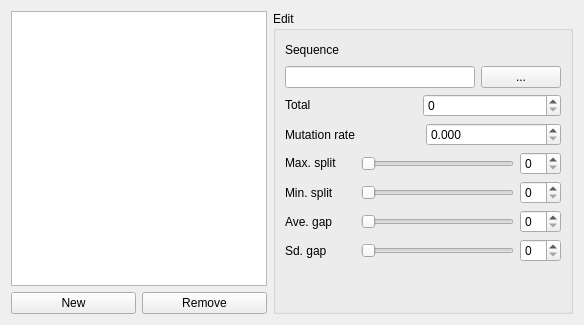
               <widget class="QWidget" name="tab_2">
                <attribute name="title">
                 <string>Inserts</string>
                </attribute>
                <layout class="QVBoxLayout" name="verticalLayout_32">
                 <item>
                  <layout class="QHBoxLayout" name="horizontalLayout_16">
                   <item>
                    <layout class="QVBoxLayout" name="verticalLayout_5">
                     <item>
                      <widget class="QTableView" name="table_inserts">
                       <property name="minimumSize">
                        <size>
                         <width>0</width>
                         <height>100</height>
                        </size>
                       </property>
                       <property name="maximumSize">
                        <size>
                         <width>16777215</width>
                         <height>16777215</height>
                        </size>
                       </property>
                      </widget>
                     </item>
                     <item>
                      <layout class="QHBoxLayout" name="horizontalLayout_8">
                       <item>
                        <widget class="QPushButton" name="btn_new_insert">
                         <property name="text">
                          <string>New</string>
                         </property>
                        </widget>
                       </item>
                       <item>
                        <widget class="QPushButton" name="btn_rm_insert">
                         <property name="text">
                          <string>Remove</string>
                         </property>
                        </widget>
                       </item>
                      </layout>
                     </item>
                    </layout>
                   </item>
                   <item>
                    <widget class="QGroupBox" name="group_insert_edit">
                     <property name="minimumSize">
                      <size>
                       <width>300</width>
                       <height>0</height>
                      </size>
                     </property>
                     <property name="title">
                      <string>Edit</string>
                     </property>
                     <layout class="QVBoxLayout" name="verticalLayout_14">
                      <item>
                       <layout class="QVBoxLayout" name="verticalLayout_13">
                        <item>
                         <layout class="QVBoxLayout" name="verticalLayout_12">
                          <item>
                           <widget class="QLabel" name="label_insert_seq">
                            <property name="minimumSize">
                             <size>
                              <width>0</width>
                              <height>20</height>
                             </size>
                            </property>
                            <property name="text">
                             <string>Sequence</string>
                            </property>
                           </widget>
                          </item>
                          <item>
                           <layout class="QHBoxLayout" name="horizontalLayout_15">
                            <item>
                             <widget class="QLineEdit" name="lineEdit_insert_seq">
                              <property name="text">
                               <string/>
                              </property>
                              <property name="maxLength">
                               <number>10000000</number>
                              </property>
                             </widget>
                            </item>
                            <item>
                             <widget class="QPushButton" name="btn_insert_open_sequence">
                              <property name="text">
                               <string>...</string>
                              </property>
                             </widget>
                            </item>
                           </layout>
                          </item>
                         </layout>
                        </item>
                        <item>
                         <layout class="QHBoxLayout" name="max_split_2">
                          <item>
                           <widget class="QLabel" name="label_insert_total">
                            <property name="minimumSize">
                             <size>
                              <width>70</width>
                              <height>20</height>
                             </size>
                            </property>
                            <property name="maximumSize">
                             <size>
                              <width>80</width>
                              <height>20</height>
                             </size>
                            </property>
                            <property name="text">
                             <string>Total</string>
                            </property>
                           </widget>
                          </item>
                          <item>
                           <spacer name="horizontalSpacer">
                            <property name="orientation">
                             <enum>Qt::Horizontal</enum>
                            </property>
                            <property name="sizeHint" stdset="0">
                             <size>
                              <width>40</width>
                              <height>20</height>
                             </size>
                            </property>
                           </spacer>
                          </item>
                          <item>
                           <widget class="QSpinBox" name="spinBox_insert_total">
                            <property name="minimumSize">
                             <size>
                              <width>138</width>
                              <height>0</height>
                             </size>
                            </property>
                            <property name="maximumSize">
                             <size>
                              <width>16777215</width>
                              <height>16777215</height>
                             </size>
                            </property>
                           </widget>
                          </item>
                         </layout>
                        </item>
                        <item>
                         <layout class="QHBoxLayout" name="horizontalLayout_14">
                          <item>
                           <widget class="QLabel" name="label_insert_mutation_rate">
                            <property name="text">
                             <string>Mutation rate</string>
                            </property>
                           </widget>
                          </item>
                          <item>
                           <widget class="QDoubleSpinBox" name="doubleSpinBox_insert_mut_rate">
                            <property name="decimals">
                             <number>3</number>
                            </property>
                            <property name="maximum">
                             <double>1.000000000000000</double>
                            </property>
                            <property name="singleStep">
                             <double>0.001000000000000</double>
                            </property>
                           </widget>
                          </item>
                         </layout>
                        </item>
                        <item>
                         <layout class="QHBoxLayout" name="max_split">
                          <item>
                           <widget class="QLabel" name="label_insert_max_split">
                            <property name="minimumSize">
                             <size>
                              <width>70</width>
                              <height>20</height>
                             </size>
                            </property>
                            <property name="maximumSize">
                             <size>
                              <width>80</width>
                              <height>20</height>
                             </size>
                            </property>
                            <property name="text">
                             <string>Max. split</string>
                            </property>
                           </widget>
                          </item>
                          <item>
                           <widget class="QSlider" name="horizontalSlider_insert_max_split">
                            <property name="orientation">
                             <enum>Qt::Horizontal</enum>
                            </property>
                           </widget>
                          </item>
                          <item>
                           <widget class="QSpinBox" name="spinBox_insert_max_split"/>
                          </item>
                         </layout>
                        </item>
                        <item>
                         <layout class="QHBoxLayout" name="min_split">
                          <item>
                           <widget class="QLabel" name="label_insert_min_split">
                            <property name="minimumSize">
                             <size>
                              <width>70</width>
                              <height>20</height>
                             </size>
                            </property>
                            <property name="text">
                             <string>Min. split</string>
                            </property>
                           </widget>
                          </item>
                          <item>
                           <widget class="QSlider" name="horizontalSlider_insert_min_split">
                            <property name="orientation">
                             <enum>Qt::Horizontal</enum>
                            </property>
                           </widget>
                          </item>
                          <item>
                           <widget class="QSpinBox" name="spinBox_insert_min_split"/>
                          </item>
                         </layout>
                        </item>
                        <item>
                         <layout class="QHBoxLayout" name="min_split_2">
                          <item>
                           <widget class="QLabel" name="label_insert_ave_gap">
                            <property name="minimumSize">
                             <size>
                              <width>70</width>
                              <height>20</height>
                             </size>
                            </property>
                            <property name="text">
                             <string>Ave. gap</string>
                            </property>
                           </widget>
                          </item>
                          <item>
                           <widget class="QSlider" name="horizontalSlider_insert_min_split_2">
                            <property name="orientation">
                             <enum>Qt::Horizontal</enum>
                            </property>
                           </widget>
                          </item>
                          <item>
                           <widget class="QSpinBox" name="spinBox_insert_ave_gap"/>
                          </item>
                         </layout>
                        </item>
                        <item>
                         <layout class="QHBoxLayout" name="min_split_3">
                          <item>
                           <widget class="QLabel" name="label_insert_ave_gap_2">
                            <property name="minimumSize">
                             <size>
                              <width>70</width>
                              <height>20</height>
                             </size>
                            </property>
                            <property name="text">
                             <string>Sd. gap</string>
                            </property>
                           </widget>
                          </item>
                          <item>
                           <widget class="QSlider" name="horizontalSlider_insert_min_split_3">
                            <property name="orientation">
                             <enum>Qt::Horizontal</enum>
                            </property>
                           </widget>
                          </item>
                          <item>
                           <widget class="QSpinBox" name="spinBox_insert_sd_gap"/>
                          </item>
                         </layout>
                        </item>
                        <item>
                         <spacer name="verticalSpacer_3">
                          <property name="orientation">
                           <enum>Qt::Vertical</enum>
                          </property>
                          <property name="sizeHint" stdset="0">
                           <size>
                            <width>20</width>
                            <height>40</height>
                           </size>
                          </property>
                         </spacer>
                        </item>
                       </layout>
                      </item>
                     </layout>
                    </widget>
                   </item>
                  </layout>
                 </item>
                </layout>
               </widget>
